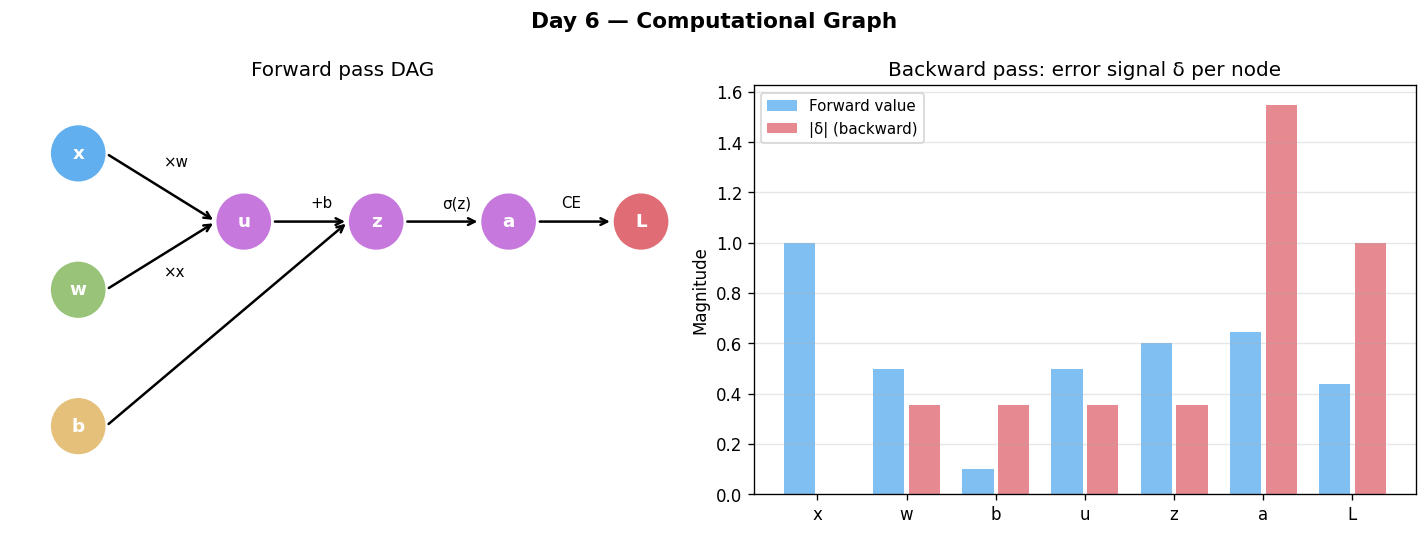

Generate this figure with Python:
import numpy as np
import matplotlib.pyplot as plt
import matplotlib.patches as mpatches
from matplotlib.patches import FancyArrowPatch

fig, axes = plt.subplots(1, 2, figsize=(12, 4.5))
fig.suptitle("Day 6 — Computational Graph", fontsize=13, fontweight="bold")

# Panel 1: draw the forward pass DAG for  z = w*x + b, a = sigma(z), L = CE(a,y)
ax = axes[0]
ax.set_xlim(0, 10); ax.set_ylim(-1, 5)
ax.axis("off")
ax.set_title("Forward pass DAG")

nodes = {
    "x":  (1, 4), "w":  (1, 2), "b":  (1, 0),
    "u":  (3.5, 3),
    "z":  (5.5, 3),
    "a":  (7.5, 3),
    "L":  (9.5, 3),
}
colors_n = {"x":"#61afef","w":"#98c379","b":"#e5c07b","u":"#c678dd","z":"#c678dd","a":"#c678dd","L":"#e06c75"}

for name, (xn, yn) in nodes.items():
    circle = plt.Circle((xn, yn), 0.4, color=colors_n[name], zorder=3)
    ax.add_patch(circle)
    ax.text(xn, yn, name, ha="center", va="center", fontsize=11, fontweight="bold", color="white", zorder=4)

# arrows
edges = [("x","u"), ("w","u"), ("u","z"), ("b","z"), ("z","a"), ("a","L")]
for (src, dst) in edges:
    xs, ys = nodes[src]
    xd, yd = nodes[dst]
    ax.annotate("", xy=(xd-0.42, yd), xytext=(xs+0.42, ys),
                arrowprops=dict(arrowstyle="->", color="k", lw=1.5))

# labels on edges
ax.text(2.3, 3.8, "×w", fontsize=9)
ax.text(2.3, 2.2, "×x", fontsize=9)
ax.text(4.5, 3.2, "+b", fontsize=9)
ax.text(6.5, 3.2, "σ(z)", fontsize=9)
ax.text(8.3, 3.2, "CE", fontsize=9)

# Panel 2: compare forward values and backward deltas
ax2 = axes[1]
ax2.set_title("Backward pass: error signal δ per node")

np.random.seed(42)
x_val = 1.0; w_val = 0.5; b_val = 0.1
u_val = w_val * x_val
z_val = u_val + b_val
a_val = 1 / (1 + np.exp(-z_val))
y_val = 1.0
L_val = -y_val * np.log(a_val) - (1 - y_val) * np.log(1 - a_val)

# deltas (backward)
dL_da = -y_val / a_val + (1 - y_val) / (1 - a_val)
dL_dz = dL_da * a_val * (1 - a_val)
dL_du = dL_dz
dL_db = dL_dz
dL_dw = dL_du * x_val

forward_vals = [x_val, w_val, b_val, u_val, z_val, a_val, L_val]
backward_deltas = [None, dL_dw, dL_db, dL_du, dL_dz, dL_da, 1.0]
node_names_ord = ["x", "w", "b", "u", "z", "a", "L"]

xpos = np.arange(len(node_names_ord))
ax2.bar(xpos - 0.2, forward_vals, width=0.35, color="#61afef", alpha=0.8, label="Forward value")
bd = [abs(d) if d is not None else 0 for d in backward_deltas]
ax2.bar(xpos + 0.2, bd, width=0.35, color="#e06c75", alpha=0.8, label="|δ| (backward)")
ax2.set_xticks(xpos)
ax2.set_xticklabels(node_names_ord)
ax2.set_ylabel("Magnitude")
ax2.legend(fontsize=9)
ax2.grid(True, alpha=0.3, axis="y")

plt.tight_layout()
plt.savefig("graph_DAY_6.png", dpi=120, bbox_inches="tight")
print("graph_DAY_6.png saved")
